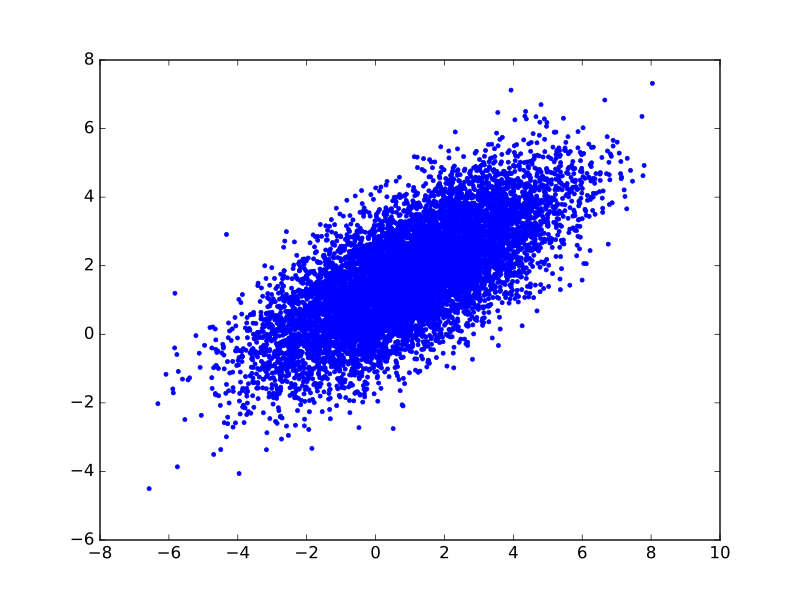

This chart was generated by the following Python code:
# The parameter for the hrf1 regressor in the non-orth model
# is correlated with the parameter for the hrf1 regressor
# in the orth model.
plt.plot(B_boths[0], B_boths_o[0], '.')
# [...]
np.corrcoef(B_boths[0], B_boths_o[0])
# array([[ 1.    ,  0.7128],
# [ 0.7128,  1.    ]])
